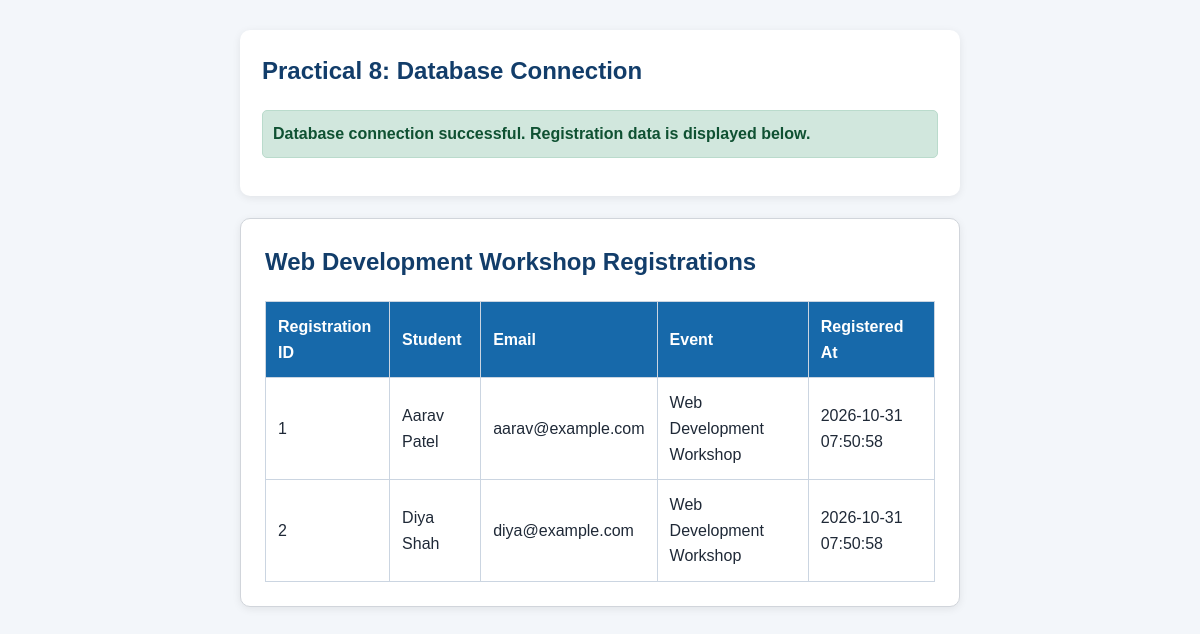
Page /StudentHub-Portal/test_connection.php on the committed database.
### tables this page shows
CREATE TABLE IF NOT EXISTS registrations (
  registration_id INT UNSIGNED AUTO_INCREMENT PRIMARY KEY,
  student_id INT UNSIGNED NOT NULL,
  event_id INT UNSIGNED NOT NULL,
  registered_at TIMESTAMP NOT NULL DEFAULT CURRENT_TIMESTAMP,
  CONSTRAINT unique_student_event UNIQUE (student_id, event_id),
  CONSTRAINT fk_registrations_student
    FOREIGN KEY (student_id) REFERENCES students (student_id)
    ON UPDATE CASCADE ON DELETE CASCADE,
  CONSTRAINT fk_registrations_event
    FOREIGN KEY (event_id) REFERENCES events (event_id)
    ON UPDATE CASCADE ON DELETE CASCADE
);

CREATE TABLE IF NOT EXISTS students (
  student_id INT UNSIGNED AUTO_INCREMENT PRIMARY KEY,
  full_name VARCHAR(100) NOT NULL,
  email VARCHAR(254) NOT NULL UNIQUE,
  created_at TIMESTAMP NOT NULL DEFAULT CURRENT_TIMESTAMP
);

CREATE TABLE IF NOT EXISTS events (
  event_id INT UNSIGNED AUTO_INCREMENT PRIMARY KEY,
  title VARCHAR(150) NOT NULL,
  description TEXT NOT NULL,
  event_date DATETIME NOT NULL,
  location VARCHAR(150) NOT NULL
);

### StudentHub-Portal/test_connection.php (the view, shortened to what this page needs)
<?php
try {
    require __DIR__ . '/db.php';
    $eventId = 1;
    $statement = $mysqli->prepare(
        'SELECT
            r.registration_id,
            s.full_name,
            s.email,
            e.title AS event_title,
            r.registered_at
         FROM registrations AS r
         INNER JOIN students AS s ON s.student_id = r.student_id
         INNER JOIN events AS e ON e.event_id = r.event_id
         WHERE e.event_id = ?
         ORDER BY r.registration_id'
    );
    $statement->bind_param('i', $eventId);
    $statement->execute();
    $registrations = $statement->get_result()->fetch_all(MYSQLI_ASSOC);
} catch (Throwable $exception) {
    http_response_code(500);
    error_log('StudentHub database test failed: ' . $exception->getMessage());
    $errorMessage = $exception instanceof RuntimeException
        ? $exception->getMessage()
        : 'The database query failed. Check the PHP error log for details.';
}
function escapeOutput($value)
{
    return htmlspecialchars((string) $value, ENT_QUOTES | ENT_SUBSTITUTE, 'UTF-8');
}
?>
<!doctype html>
<html lang="en">
<head>
  <link rel="stylesheet" href="css/common.css">
</head>
<body>
  <main class="auth-container">
    <section class="page-title">
      <h1>Practical 8: Database Connection</h1>
      <?php if (isset($errorMessage)): ?>
        <p class="form-message error-message"><?= escapeOutput($errorMessage) ?></p>
      <?php else: ?>
        <p class="form-message success-message">Database connection successful. Registration data is displayed below.</p>
      <?php endif; ?>
    </section>
    <?php if (!isset($errorMessage)): ?>
      <section class="auth-card">
        <h2>Web Development Workshop Registrations</h2>
        <?php if ($registrations): ?>
          <div class="table-wrapper">
            <table>
              <thead>
                <tr>
                  <th>Registration ID</th>
                  <th>Student</th>
                  <th>Email</th>
                  <th>Event</th>
                  <th>Registered At</th>
                </tr>
              </thead>
              <tbody>
                <?php foreach ($registrations as $registration): ?>
                  <tr>
                    <td><?= escapeOutput($registration['registration_id']) ?></td>
                    <td><?= escapeOutput($registration['full_name']) ?></td>
                    <td><?= escapeOutput($registration['email']) ?></td>
                    <td><?= escapeOutput($registration['event_title']) ?></td>
                    <td><?= escapeOutput($registration['registered_at']) ?></td>
                  </tr>
                <?php endforeach; ?>
              </tbody>
            </table>
          </div>
        <?php else: ?>
          <p>Connection worked, but there are no registrations for this event yet. Import the sample data from schema.sql.</p>
        <?php endif; ?>
      </section>
    <?php endif; ?>
  </main>
</body>
</html>

### StudentHub-Portal/css/common.css (style rules this page uses)
* { box-sizing: border-box; }
body { margin: 0; font-family: Arial, sans-serif; line-height: 1.6; color: #1f2937; background-color: #f3f6fa; transition: background-color 0.25s ease, color 0.25s ease; }
.auth-container { width: 92%; max-width: 720px; min-height: 65vh; margin: 0 auto; padding: 30px 0; }
.auth-card { padding: 24px; border: 1px solid #d1d5db; border-radius: 10px; background-color: #ffffff; box-shadow: 0 2px 8px rgba(0, 0, 0, 0.08); }
.form-message { padding: 10px; margin-bottom: 16px; border-radius: 5px; font-weight: bold; }
.success-message { color: #0f5132; background-color: #d1e7dd; border: 1px solid #badbcc; }
.page-title, .content-card, section { padding: 22px; margin-bottom: 22px; background-color: #ffffff; border-radius: 10px; box-shadow: 0 2px 8px rgba(0, 0, 0, 0.08); }
.page-title h2, .page-title h1, .content-card > :first-child, section > :first-child { margin-top: 0; }
h1, h2, h3 { color: #123d6a; }
.table-wrapper { overflow-x: auto; }
table { width: 100%; display: block; overflow-x: auto; border-collapse: collapse; background-color: #ffffff; }
th, td { padding: 12px; text-align: left; border: 1px solid #cbd5e1; }
th { color: #ffffff; background-color: #1769aa; }

### rows in the picture
registrations: registration_id "1", student.full_name "Aarav Patel", student.email "aarav@example.com", event.title "Web Development Workshop", registered_at "2026-10-31 07:50:58"
registrations: registration_id "2", student.full_name "Diya Shah", student.email "diya@example.com", event.title "Web Development Workshop", registered_at "2026-10-31 07:50:58"
